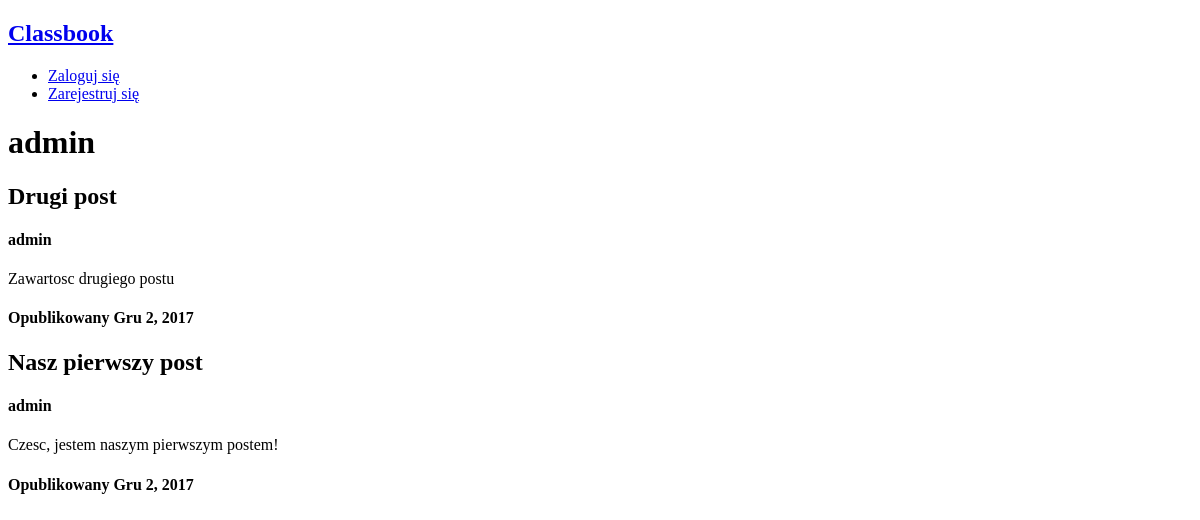
/user/admin/, run on an earlier commit of the app's database.
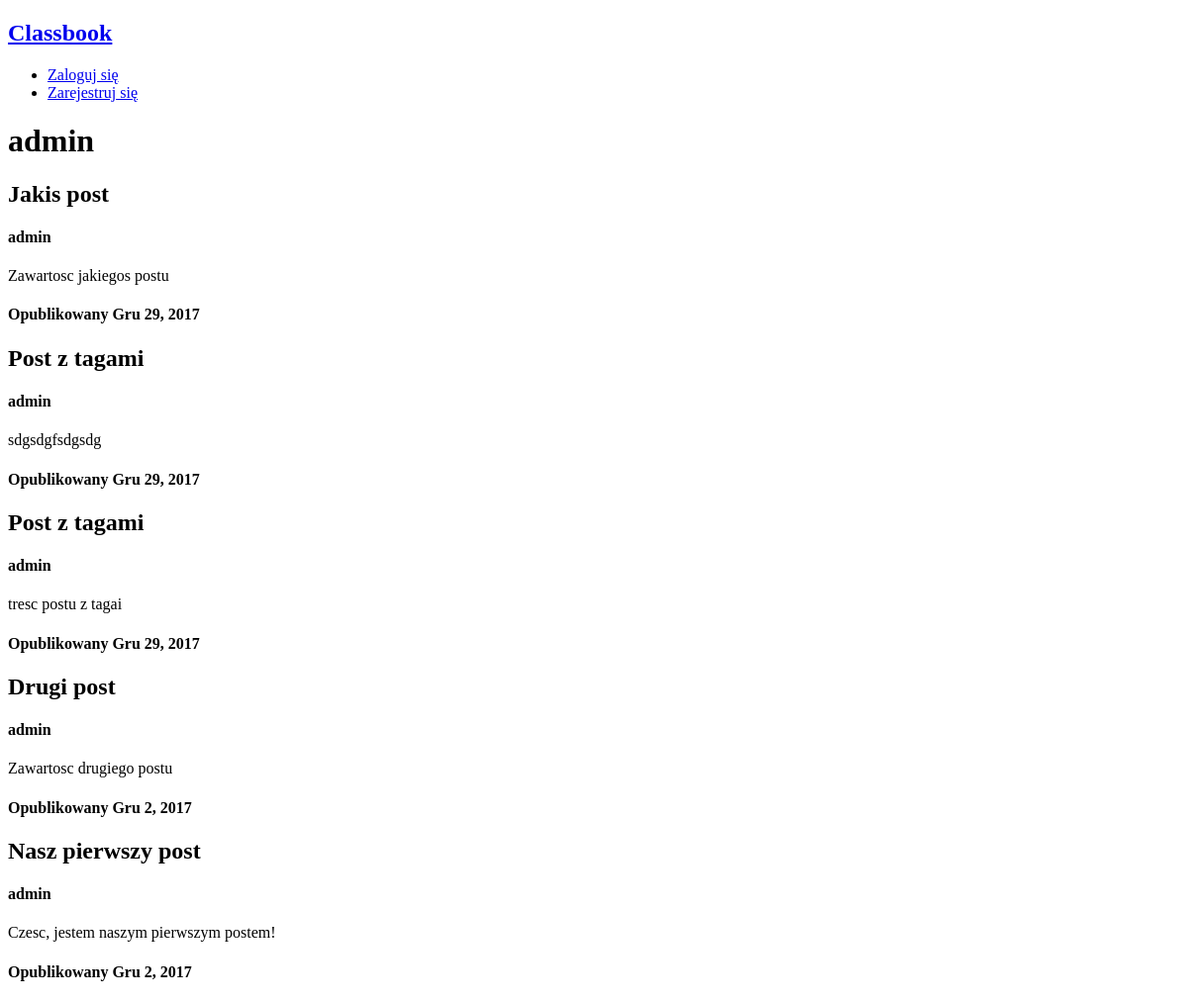
And on a later commit of the database.
### main/models.py (models this page shows, shortened)
class Post(models.Model):
	title = models.CharField(max_length=150)
	content = models.CharField(max_length=10000)
	publish_date = models.DateField(default=datetime.now) # DateTimeField(auto_now_add=True)
	user = models.ForeignKey(User, on_delete=models.CASCADE)
	tags = models.ManyToManyField(Tag)
	comments = models.ManyToManyField(Comment)
	class Meta:
		ordering = ['-publish_date', 'title']

### main/views.py (the view)
# urls.py: url(r'^user/(?P<name>\w+)/$', views.user_view, name="user_view"),
def user_view(request, name):
	user = User.objects.get(username=name)
	posts = Post.objects.filter(user=user)
	context = {
		"username": name,
		"posts": posts
	}
	return render(request, 'main/user_view.html', context)

### main/templates/main/user_view.html (shortened to what this page needs)
<!DOCTYPE html>
<html>
<head>
	{% load humanize %}
</head>
<body>
	<div id="navbar">
		<a href = "{% url 'index' %}"><h2>Classbook</h2></a>
		<div id="menu">
			<ul>
				{% if not user.is_authenticated %}
					<li><a href="{% url 'login' %}">Zaloguj się</a></li>
					<li><a href="{% url 'signup' %}">Zarejestruj się</a></li>
				{% else %}
					<li><a href="{% url 'logout' %}">Wyloguj się</a></li>
				{% endif %}
			</ul>
		</div>
	</div>
	<div id="about">
		<h1>{{ username }}</h1>
	</div>
	<div id="posts">
		{% for post in posts %}
			<div class="post">
				<h2> {{ post.title }} </h2>
				<h4> {{ post.user.username }} </h4>
				<p> {{ post.content|truncatewords:20 }} </p>
				<h4> Opublikowany {{ post.publish_date|naturalday }} </h4>
			</div>
		{% endfor %}
	</div>
</body>
</html>

What changed in the data, as far as the page shows it:
added Post: title "Jakis post", user.username "admin", content "Zawartosc jakiegos postu", publish_date "Gru 29, 2017"
added Post: title "Post z tagami", user.username "admin", content "sdgsdgfsdgsdg", publish_date "Gru 29, 2017"
added Post: title "Post z tagami", user.username "admin", content "tresc postu z tagai", publish_date "Gru 29, 2017"
